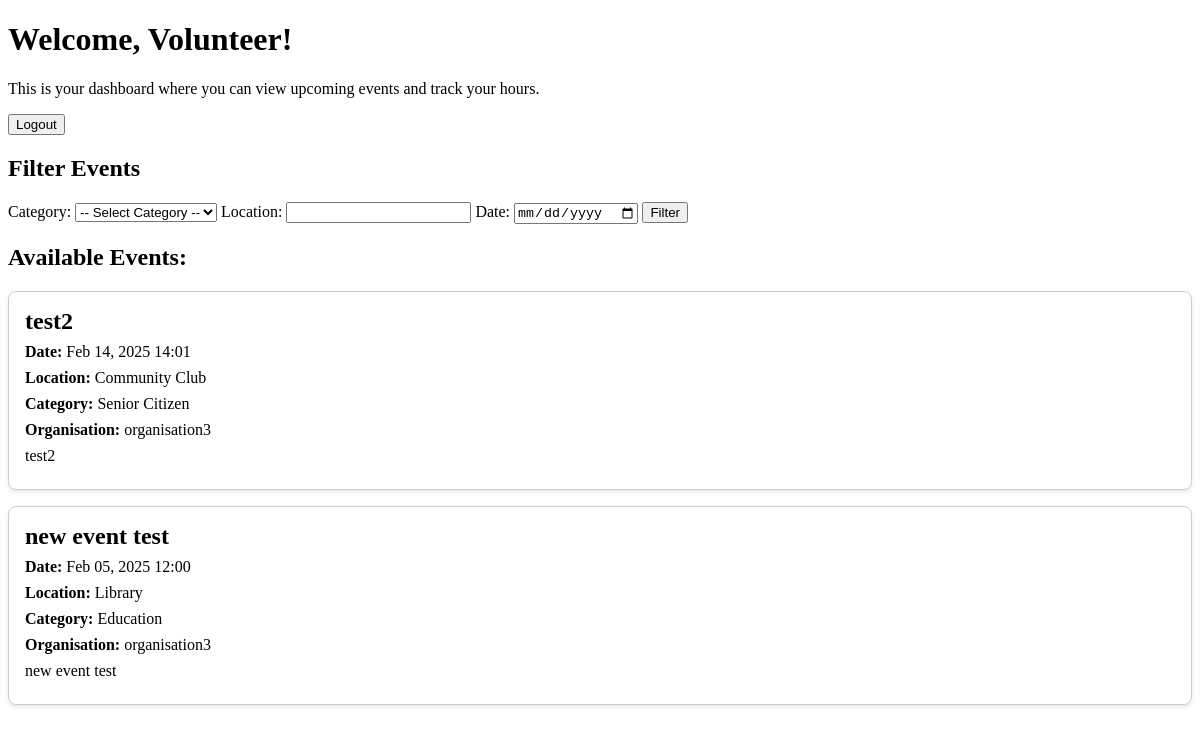
Page /events/dashboard/volunteer/ (signed in) on the committed database.
### events/models.py (models this page shows, shortened)
class Event(models.Model):
    CATEGORY_CHOICES = [
        ('education', 'Education'),
        ('social', 'Social Development'),
        ('senior', 'Senior Citizen'),
    ]
    organisation = models.ForeignKey(settings.AUTH_USER_MODEL, on_delete=models.CASCADE)
    name = models.CharField(max_length=255)
    description = models.TextField()
    date = models.DateTimeField()
    location = models.CharField(max_length=255)
    volunteers_needed = models.PositiveIntegerField()
    roles_responsibilities = models.TextField()
    category = models.CharField(max_length=50, choices=CATEGORY_CHOICES, blank = False, default='education')

### accounts/models.py (models this page shows, shortened)
class CustomUser(AbstractUser):
    USER_TYPE_CHOICES = [
        ('volunteer', 'Volunteer'),
        ('organisation', 'Organisation'),
    ]
    user_type = models.CharField(max_length=20, choices=USER_TYPE_CHOICES)

### events/views.py (the view)
# urls.py: path('dashboard/volunteer/', views.volunteer_dashboard, name='volunteer_dashboard'),
@login_required
def volunteer_dashboard(request):
    if request.user.user_type == 'volunteer':
        events = Event.objects.all()
        categories = Event.objects.values_list('category', flat=True).distinct()
        category = request.GET.get('category')
        location = request.GET.get('location')
        date = request.GET.get('date')
        if category:
            events = events.filter(category=category)
        if location:
            events = events.filter(location__icontains=location)
        if date:
            events = events.filter(date=date)
        return render(request, 'events/volunteer_dashboard.html', {
            'events': events,
            'categories': categories  # Pass categories to template
        })
    return redirect('home')

### events/templates/events/volunteer_dashboard.html (shortened to what this page needs)
<!DOCTYPE html>
<html lang="en">
<head>
</head>
<body>
    <h1>Welcome, Volunteer!</h1>
    <p>This is your dashboard where you can view upcoming events and track your hours.</p>
    <form action="{% url 'logout' %}" method="post" style="display:inline;">
        <button type="submit">Logout</button>
    </form>
    <h2>Filter Events</h2>
    <form method="get">
        <label for="category">Category:</label>
        <select name="category" id="category">
            <option value="">-- Select Category --</option>
        </select>
        <label for="location">Location:</label>
        <input type="text" name="location" id="location" value="{{ request.GET.location }}">
        <label for="date">Date:</label>
        <input type="date" name="date" id="date" value="{{ request.GET.date }}">
        <button type="submit">Filter</button>
    </form>
    <h2>Available Events:</h2>
    {% if events %}
        {% for event in events %}
            <div class="event-card">
                <h3>{{ event.name }}</h3>
                <p><strong>Date:</strong> {{ event.date|date:"M d, Y H:i" }}</p>
                <p><strong>Location:</strong> {{ event.location }}</p>
                <p><strong>Category:</strong> {{ event.get_category_display }}</p>
                <p><strong>Organisation:</strong> {{ event.organisation.username }}</p>
                <p>{{ event.description }}</p>
            </div>
        {% endfor %}
    {% else %}
        <p>No events found matching your criteria.</p>
    {% endif %}
</body>
</html>

### events/templates/events/volunteer_dashboard.html (style rules this page uses)
.event-card { border: 1px solid #ccc; border-radius: 8px; padding: 16px; margin: 16px 0; box-shadow: 0 2px 4px rgba(0, 0, 0, 0.1); }
.event-card h3 { margin: 0; font-size: 1.5em; }
.event-card p { margin: 8px 0; }

### rows in the picture
Event: name "test2", date "Feb 14, 2025 14:01", location "Community Club", category "Senior Citizen", organisation.username "organisation3", description "test2"
Event: name "new event test", date "Feb 05, 2025 12:00", location "Library", category "Education", organisation.username "organisation3", description "new event test"
